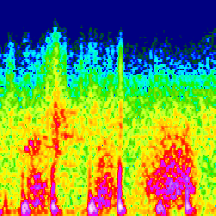
#> input picture noise_detection_sandbox/negative/46065_PV_clean_8_to_10.png, 216 x 216 px; its folder holds only this picture in this run
$ python -i helper_code.py   (imports and definitions only)
#> lines starting #> are read from the running program, lines starting #| are printed output that depends on the picture
#!/usr/bin/env python

# Do *not* edit this script.
# These are helper functions that you can use with your code.

import os, numpy as np, scipy as sp, scipy.io, scipy.io.wavfile

# Check if a variable is a number or represents a number.
# [50 lines left out: functions is_number, is_integer, is_finite_number, compare_strings, find_patient_files, load_patient_data, not called in this run]

# Load a WAV file.
def load_wav_file(filename):
    frequency, recording = sp.io.wavfile.read(filename)
    return recording, frequency

# Load recordings.
# [31 lines left out: functions load_recordings, get_patient_id, not called in this run]

# Get number of recording locations from patient data.
def get_num_locations(data):
    num_locations = None
    for i, l in enumerate(data.split('\n')):
        if i==0:
            try:
                num_locations = int(l.split(' ')[1])
            except:
                pass
        else:
            break
    return num_locations

# Get frequency from patient data.
# [11 lines left out: function get_frequency, not called in this run]

# Get recording locations from patient data.
def get_locations(data):
    num_locations = get_num_locations(data)
    locations = list()
    for i, l in enumerate(data.split('\n')):
        entries = l.split(' ')
        if i==0:
            pass
        elif 1<=i<=num_locations:
            locations.append(entries[0])
        else:
            break
    return locations

# Get age from patient data.
# [124 lines left out: functions get_age, get_sex, get_height, get_weight, get_pregnancy_status, get_murmur and 5 more, not called in this run]

>>> import cv2
>>> picture = cv2.imread('noise_detection_sandbox/negative/46065_PV_clean_8_to_10.png', cv2.IMREAD_GRAYSCALE)
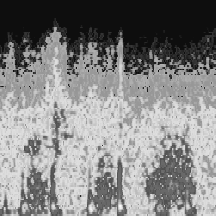
#> picture: shape (216, 216); min 14, max 250, mean 132.6
>>> result = get_locations(picture)
#> (the run stopped early here; a loop or call above may not have finished)

$ run again, on noise_detection_sandbox/negative/49687_PV_clean_8_to_10.png
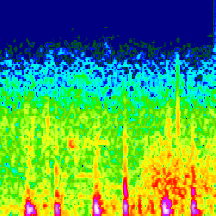
#> input picture noise_detection_sandbox/negative/49687_PV_clean_8_to_10.png, 216 x 216 px
#> `picture = cv2.imread('noise_detection_sandbox/negative/46065_PV_clean_..`:
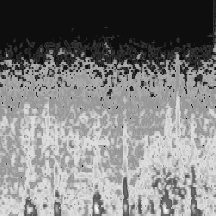
#> picture: shape (216, 216); min 14, max 250, mean 128

$ run again, on noise_detection_sandbox/negative/49719_PV_clean_6_to_8.png
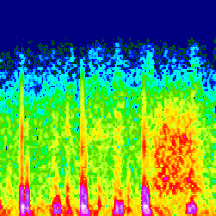
#> input picture noise_detection_sandbox/negative/49719_PV_clean_6_to_8.png, 216 x 216 px
#> `picture = cv2.imread('noise_detection_sandbox/negative/46065_PV_clean_..`:
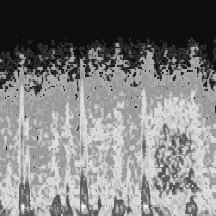
#> picture: shape (216, 216); min 14, max 250, mean 125.3

$ run again, on noise_detection_sandbox/negative/49963_PV_clean_10_to_12.png
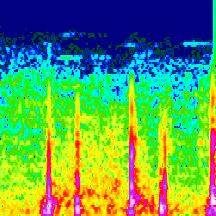
#> input picture noise_detection_sandbox/negative/49963_PV_clean_10_to_12.png, 216 x 216 px
#> `picture = cv2.imread('noise_detection_sandbox/negative/46065_PV_clean_..`:
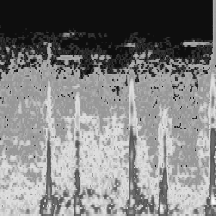
#> picture: shape (216, 216); min 14, max 250, mean 128
